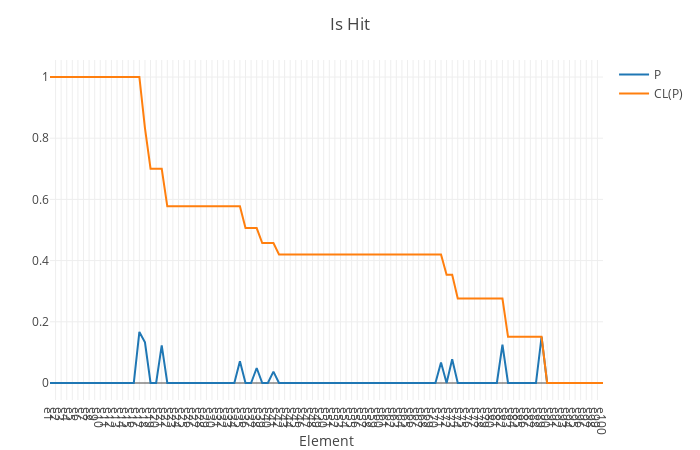

Notebook cell for this chart:
### Code cell
is_h_am_ = is_h_ .* am_

is_h_p_ = is_h_am_ / sum(is_h_am_)

is_h_p_cl_ = cumulate_sum_reverse(is_h_p_)

plot_x_y((is_h_p_, is_h_p_cl_); name_ = ("P", "CL(P)"), layout = merge(layout, Layout(title = "Is Hit")))

### Figure 1 — Plotly figure (JSON) as saved in the notebook; plotly's stock layout.template omitted (floating-point values rounded to 4 significant figures)
{"data": [{"name": "P", "type": "scatter", "x": [1, 2, 3, 4, 5, 6, 7, 8, 9, 10, 11, 12, 13, 14, 15, 16, 17, 18, 19, 20, 21, 22, 23, 24, 25, 26, 27, 28, 29, 30, 31, 32, 33, 34, 35, 36, 37, 38, 39, 40, 41, 42, 43, 44, 45, 46, 47, 48, 49, 50, 51, 52, 53, 54, 55, 56, 57, 58, 59, 60, 61, 62, 63, 64, 65, 66, 67, 68, 69, 70, 71, 72, 73, 74, 75, 76, 77, 78, 79, 80, 81, 82, 83, 84, 85, 86, 87, 88, 89, 90, 91, 92, 93, 94, 95, 96, 97, 98, 99, 100], "y": [0, 0, 0, 0, 0, 0, 0, 0, 0, 0, 0, 0, 0, 0, 0, 0, 0.1667, 0.133, 0, 0, 0.123, 0, 0, 0, 0, 0, 0, 0, 0, 0, 0, 0, 0, 0, 0.07102, 0, 0, 0.04901, 0, 0, 0.037, 0, 0, 0, 0, 0, 0, 0, 0, 0, 0, 0, 0, 0, 0, 0, 0, 0, 0, 0, 0, 0, 0, 0, 0, 0, 0, 0, 0, 0, 0.0668, 0, 0.0775, 0, 0, 0, 0, 0, 0, 0, 0, 0.125, 0, 0, 0, 0, 0, 0, 0.1509, 0, 0, 0, 0, 0, 0, 0, 0, 0, 0, 0]}, {"name": "CL(P)", "type": "scatter", "x": [1, 2, 3, 4, 5, 6, 7, 8, 9, 10, 11, 12, 13, 14, 15, 16, 17, 18, 19, 20, 21, 22, 23, 24, 25, 26, 27, 28, 29, 30, 31, 32, 33, 34, 35, 36, 37, 38, 39, 40, 41, 42, 43, 44, 45, 46, 47, 48, 49, 50, 51, 52, 53, 54, 55, 56, 57, 58, 59, 60, 61, 62, 63, 64, 65, 66, 67, 68, 69, 70, 71, 72, 73, 74, 75, 76, 77, 78, 79, 80, 81, 82, 83, 84, 85, 86, 87, 88, 89, 90, 91, 92, 93, 94, 95, 96, 97, 98, 99, 100], "y": [1, 1, 1, 1, 1, 1, 1, 1, 1, 1, 1, 1, 1, 1, 1, 1, 1, 0.8333, 0.7002, 0.7002, 0.7002, 0.5772, 0.5772, 0.5772, 0.5772, 0.5772, 0.5772, 0.5772, 0.5772, 0.5772, 0.5772, 0.5772, 0.5772, 0.5772, 0.5772, 0.5062, 0.5062, 0.5062, 0.4572, 0.4572, 0.4572, 0.4202, 0.4202, 0.4202, 0.4202, 0.4202, 0.4202, 0.4202, 0.4202, 0.4202, 0.4202, 0.4202, 0.4202, 0.4202, 0.4202, 0.4202, 0.4202, 0.4202, 0.4202, 0.4202, 0.4202, 0.4202, 0.4202, 0.4202, 0.4202, 0.4202, 0.4202, 0.4202, 0.4202, 0.4202, 0.4202, 0.3534, 0.3534, 0.2759, 0.2759, 0.2759, 0.2759, 0.2759, 0.2759, 0.2759, 0.2759, 0.2759, 0.1509, 0.1509, 0.1509, 0.1509, 0.1509, 0.1509, 0.1509, 0, 0, 0, 0, 0, 0, 0, 0, 0, 0, 0]}], "layout": {"autosize": false, "height": 450, "margin": {"b": 50, "l": 50, "r": 50, "t": 60}, "templateaa": "plotly_white", "title": {"text": "Is Hit"}, "width": 700, "xaxis": {"autorange": true, "range": [1, 100], "ticktext": ["e1", "e2", "e3", "e4", "e5", "e6", "e7", "e8", "e9", "e10", "e11", "e12", "e13", "e14", "e15", "e16", "e17", "e18", "e19", "e20", "e21", "e22", "e23", "e24", "e25", "e26", "e27", "e28", "e29", "e30", "e31", "e32", "e33", "e34", "e35", "e36", "e37", "e38", "e39", "e40", "e41", "e42", "e43", "e44", "e45", "e46", "e47", "e48", "e49", "e50", "e51", "e52", "e53", "e54", "e55", "e56", "e57", "e58", "e59", "e60", "e61", "e62", "e63", "e64", "e65", "e66", "e67", "e68", "e69", "e70", "e71", "e72", "e73", "e74", "e75", "e76", "e77", "e78", "e79", "e80", "e81", "e82", "e83", "e84", "e85", "e86", "e87", "e88", "e89", "e90", "e91", "e92", "e93", "e94", "e95", "e96", "e97", "e98", "e99", "e100"], "tickvals": [1, 2, 3, 4, 5, 6, 7, 8, 9, 10, 11, 12, 13, 14, 15, 16, 17, 18, 19, 20, 21, 22, 23, 24, 25, 26, 27, 28, 29, 30, 31, 32, 33, 34, 35, 36, 37, 38, 39, 40, 41, 42, 43, 44, 45, 46, 47, 48, 49, 50, 51, 52, 53, 54, 55, 56, 57, 58, 59, 60, 61, 62, 63, 64, 65, 66, 67, 68, 69, 70, 71, 72, 73, 74, 75, 76, 77, 78, 79, 80, 81, 82, 83, 84, 85, 86, 87, 88, 89, 90, 91, 92, 93, 94, 95, 96, 97, 98, 99, 100], "title": {"text": "Element"}, "type": "linear"}, "yaxis": {"autorange": true, "range": [-0.05556, 1.056], "type": "linear"}}}
